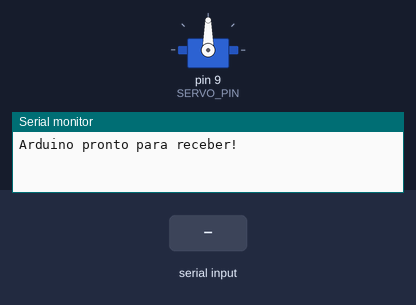
A sketch run on a simulated Arduino Uno, built with avr-gcc and run on an emulated ATmega328P. Parts: servo, the last lines printed to the serial monitor. Inputs (shaded band) come from the test bench.

Above: at 5.2 s.
5.3 s: "1" received over Serial
At 10.1 s:
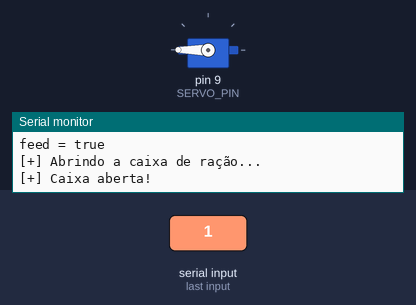
At 16.1 s:
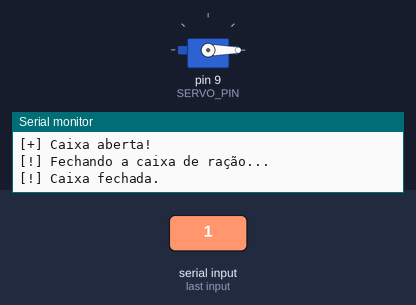
Timing chart, 0 to 16.5 s (numbered marks = the images above; inputs shaded):
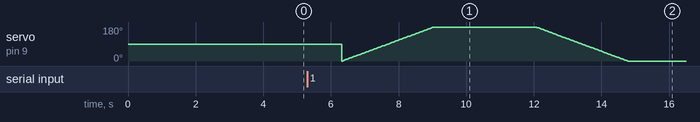

The sketch:

ard_receive.ino
```cpp
#include <Servo.h>

String receivedMessage;
#define SERVO_PIN 9

Servo mainServo;
bool feed = false;

void setup() {
  Serial.begin(9600);  // Inicializa a comunicação serial com o computador/ESP8266
  Serial.println("Arduino pronto para receber!");
  mainServo.attach(SERVO_PIN);
  delay(4000);
}

void loop() {
  // Verifica se há dados chegando da ESP8266
  if (Serial.available()) {
    receivedMessage = Serial.readString();  // Lê a mensagem
    receivedMessage.trim();
    if (strcmp(receivedMessage.c_str(), "1") == 0)
    {
        Serial.print("Recebido da ESP8266 e checado: ");
        Serial.println(receivedMessage);
        // Envia confirmação para a ESP8266
        //Serial.println("Mensagem recebida com sucesso!");
        feed = true;
        Serial.println("feed = true");
    }
    else {
      Serial.println("Mensagens não são iguais");
      Serial.print("received message: ");
      Serial.println(receivedMessage); // Correção aqui
    }

    if (feed == true)
    {
      MoveServo();
    }
  }
}

void MoveServo()
{
  Serial.println("[+] Abrindo a caixa de ração...");
  for(int i = 0; i <= 180; i++)
  {
    mainServo.write(i);
    delay(15);          // Aguarda 15ms para o servo se mover
  }
  Serial.println("[+] Caixa aberta!");
  delay(3000);
  Serial.println("[!] Fechando a caixa de ração...");
  for(int i = 180; i >= 0; i--)
  {
    mainServo.write(i);
    delay(15);
  }
  Serial.println("[!] Caixa fechada.");
  feed = false;
}
```

decodeUrl.c
```cpp
#include <stdio.h>
#include <stdlib.h>
#include <string.h>

int main(void)
{
    char s1[9];
    strcpy(s1, "06%3A30");  // String com %3A representando ":" no formato URL
    printf("Before formating: %s\n", s1);

    // Alocando memória para a nova string
    char* s2 = (char*)malloc(strlen(s1) + 1);  // +1 para incluir o caractere nulo '\0'
    if (s2 != NULL)
    {
        int j = 0;  // índice para s2
        for (int i = 0; i < strlen(s1); i++)
        {
            // Substituindo o '%3A' por ':'
            if (i < strlen(s1) - 2 && s1[i] == '%' && s1[i+1] == '3' && s1[i+2] == 'A') {
                s2[j++] = ':';  // Substitui %3A por ':'
                i += 2;  // Avança 2 posições para pular o "%3A"
            } else {
                s2[j++] = s1[i];  // Copia o restante dos caracteres
            }
        }
        s2[j] = '\0';  // Não se esqueça de adicionar o '\0' no final da string

        printf("After formating (new str): %s\n", s2);
        free(s2);  // Libera a memória alocada
    } else {
        printf("Memory allocation failed\n");
    }

    return 0;
}
```
